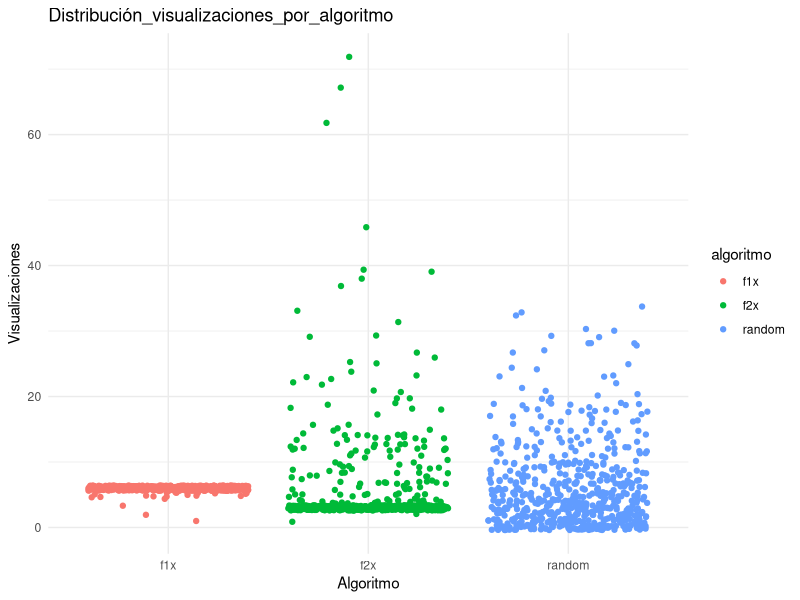
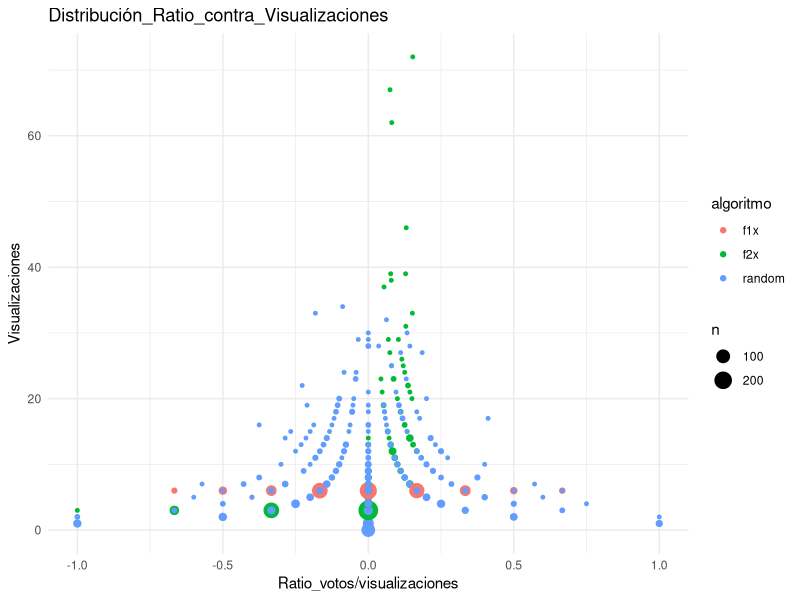

Generate these figures, in order, with R:
## ---- chunk 1
knitr::opts_chunk$set(echo = TRUE)
## ---- chunk 2
mixingfun <- function(dislist, beta, total_votos){
  #La funcion devuelve un tibble con los valores para las 3 dimensiones y la distribucion original de donde proviene cada valor
  
  #dislist: Tiene que ser una lista de 3 elementos nombrada como "n","means" y "cov_mat" con un vector de longitud K, una lista de longitud K con vectores de longitud 3 y una lista de longitud K con matrices 3 x 3. El primer elemento marca la cantidad de sujetos a extraer de cada distribucion, el segundo elemento la media de cada distribucion y el ultimo la matriz de covarianza de cada distribucion.  
  
  library(MASS)
  library(tidyverse)
  
  pmap(
    dislist,
    function(n, means, cov_mat) mvrnorm(n, means, cov_mat) #Genero los muestreos de la distribucion multivariada
  ) %>% 
    lapply(as.data.frame) %>%  #Convierte cada matriz de la lista en dataframe
    bind_rows() %>% #Une la lista de matrices en un solo dataframe
    rename(Dim1 = V1,Dim2 = V2,Dim3 = V3) %>% #Cambia los nombres de las 3 columnas a algo mas representativo
    mutate( #Creo una nueva variable para indicar de que distribucion proviene originalmente cada valor
      Dist = rep( 
        1:length(dislist$n), dislist$n #Pongo un numero para cada distribucion y lo repito segun cuantos datos hay provenientes de esa distribucion
      ),
      Beta = beta,
      Votos_positivos = rbinom(sum(dislist$n), c(1:total_votos), prob = beta)
    ) %>%
    tibble() #Convierto el resultado final en un tibble
  
}

## ---- chunk 3
dist <- mixingfun(list("n" = c(200,300,100), # n de cada distribucion
                       "means" = list(c(2,2,2),c(1,1,1),c(0,0,0)), # lista con vectores de medias para cada dist
                       "cov_mat" = list(diag(1,3,3),diag(1,3,3),diag(1,3,3))), # lista con matrices de covarianza
                  rbeta(600,4,2),#Distribucion beta, n == sum(list$n)
                  2) #Size de distribucion binomial 
## ---- chunk 4
Voting <- function(pool_ideas, par, k, vpos, vneg, k_method = "random"){
  
  #Chequea fila por fila si se encuentra la opinion del participante
  check <- function(x){
    x%in%par
  }
  
  #Si se encuentra la idea del participante, se la elimina del pool de seleccion
  O_pool <- pool_ideas[-which(sapply(pool_ideas, check))[1],] %>%
    as_tibble
  
  #Condicional para chequear si el pool de ideas tiene por lo menos k filas
  if(nrow(O_pool) >= k)
  {
    
    #Condicionales para elegir algoritmos de seleccion
    if(k_method == "A"){
      
      k_opinion <- algoritmo_seleccion_f1x(O_pool, k)
      
    } else if(k_method == "B"){
      
      k_opinion <- algoritmo_seleccion_f2x(O_pool, k)
      
    }
    
    else{
      #Sampleo aleatorio
      k_opinion <- sample_n(O_pool, k, replace = F)
    }
    
    O_pool$visualizaciones[which(O_pool$ID%in%k_opinion$ID)] <- O_pool$visualizaciones[which(O_pool$ID%in%k_opinion$ID)] + 1 #se suma 1 a la dimension "visualizacion" del df a las ideas I presentes 
    # en 
    
    #k vectores con las dimensiones de k_opinion
    k2_noid <- k_opinion[,which(grepl("Dim", colnames(O_pool)))]
    
    #Distancia entre participante y k
    distance_i_j <- function(x){
      abs(par) - abs(x)
    }
    
    #Matriz de k filas con el resultado de la diferencia
    Dij <- apply(k2_noid,1, distance_i_j)
    
    Dij <- bind_rows(Dij)
    
    #Se pasan a valores absolutos todos los numeros
    Dij <- abs(Dij)
    
    #Inversa de la distancia, se elevan todos los valores a la -1
    sumDij_inverse <- sum(Dij**-1)
    
    #Probabilidad de cada vector de valores de ser elegido en base a la sumatoria de todas las distancias
    Probs_vpos <- function(x){
      (x**-1) / sumDij_inverse
    }
    
    Poij_pos<- sapply(Dij, Probs_vpos)
    
    #Condicional para votos positivos, chequea si el participante tiene votos positivos
    if(vpos > 0){
      
      #se samlea vpos con las probabilidades de cada fila/vector
      Voted_pos <- sample_n(k_opinion, vpos, prob = c(Poij_pos), replace = T)
      
      #se suma 1 punto a la idea que se corresponde con el valor minimo
      O_pool$V_pos[which(O_pool$ID%in%Voted_pos$ID)] <- O_pool$V_pos[which(O_pool$ID%in%Voted_pos$ID)] + 1 
      
    }
    
    
    #Sumatoria de todas las distancias
    sumDij <- sum(Dij)
    
    #Probabilidad de voto negativo
    Probs_vneg <- function(x){
      x / sumDij
    }
    
    Poij_neg<- sapply(Dij, Probs_vneg)
    
    #Condicional para votos negativos, chequea si el participante tiene votos negativos
    if(vneg > 0){
      
      #Se samplea vneg de k_opinion con probabilidades de voto negativo para cada vector
      Voted_neg <- sample_n(k_opinion,vneg, prob = c(Poij_neg), replace = T)
      
      #se suma 1 punto a la idea que se corresponde con el valor minimo
      O_pool$V_neg[which(O_pool$ID%in%Voted_neg$ID)] <- O_pool$V_neg[which(O_pool$ID%in%Voted_neg$ID)] + 1 
      
    }
    
    #Ratio Votos/visualizaciones
    O_pool$ratio_votos_vis[which(O_pool$ID%in%k_opinion$ID)] <- (O_pool$V_pos[which(O_pool$ID%in%k_opinion$ID)]-
                                                                   O_pool$V_neg[which(O_pool$ID%in%k_opinion$ID)])/O_pool$visualizaciones[which(O_pool$ID%in%k_opinion$ID)]
    
    return(O_pool)
    
  }
  
  else{
    return(pool_ideas)
  }
  
}
## ---- chunk 5
Opinion_pool <-function(dist, k,
                        k_method = "random"){
  
  #shuffle_dist: espera los resultados de shuffle_dist
  #k: numero de ideas que cada participante va a ver (numero entero)
  #total_votos: numero entero, cantidad de votos disponibles para el participante
  #par_num_iteration: cantidad de participantes por iteracion [FALTA ACLARAR QUE PASA CON ESTE ARGUMENTO]
  #k_method: criterio de seleccion de k, puede ser "random" (default), "A" o "B"
  
  library(tidyverse)
  
  
  
  #nuevo dataframe con las dimensiones de shuffled_dist
  par_pool <- dist[,which(grepl("Dim", colnames(dist)) | grepl("Votos", colnames(dist)))]
  
  #Se obtiene la cantidad total de votos para computar cantidad de votos negativos
  total_votos <- max(dist$Votos_positivos)
  
  #dataframe vacio para incorporar resultados del repeat loop
  O_pool <- tibble(NULL)
  
  repeat{
    
    #se selecciona primera fila 
    par_n <- par_pool[c(1:1),]
    
    #se selecciona solo los valores de la opinion del participante (Dim)
    par_dim_only <- par_n[, which(grepl("Dim", colnames(dist)))]
    
    #se arma un tibble con las dimensiones de par_n
    looping_tbl <- tibble(
      "ID" = sum(nrow(O_pool), 1),
      par_dim_only,
      "visualizaciones"=0, 
      "V_pos"=0,
      "V_neg" = 0,
      "ratio_votos_vis"= 0) 
    
    #incorpora la fila armada a O_pool
    O_pool <- bind_rows(O_pool,looping_tbl)
    
    #Se restan los votos positivos del total de votos para obtener la cantidad de votos negativos
    Votos_negativos <- abs(par_n$Votos_positivos - total_votos)
    
    #se guardan los resultados de la funcion Voting
    Voting_loop <- Voting(O_pool, par_dim_only, k, par_n$Votos_positivos, Votos_negativos, k_method)
    
    #se sobrescribe O_pool con los resultados de la votacion
    #se actualizan visualizaciones, votos positivos y negativos y el grado de conseso
    O_pool <- Voting_loop
    
    
    #se elimina la primera fila del pool de participantes
    par_pool <- par_pool[-c(1:1),]
    
    #el loop se rompe cuando no quedan mas filas en el pool de participantes
    if(nrow(par_pool) == 0)
      break
  }
  
  return(O_pool)
}
## ---- chunk 6
algoritmo_seleccion_f1x <- function(O_pool, k){
  
  #Se reordena aleatoriamente el dataframe
  #Se hace para evitar que, en caso de empate de visualizaciones,
  #todos los valores minimos tengan iguales probabilidades de ser seleccionados
  #al subsetear las últimas k filas del dataset
  O_pool <- sample_n(O_pool, nrow(O_pool))
  
  #Se obtienen k valores de los ultimos puestos del dataframe
  k_opinion<- O_pool[order(O_pool$visualizaciones, decreasing = T),] %>%
    slice_tail(n = k)
  
  return(k_opinion)
  
}
## ---- chunk 7
algoritmo_seleccion_f2x<- function(O_pool, k){
  
  #Se reordena aleatoriamente el dataframe
  #Se hace para evitar que, en caso de empate de visualizaciones,
  #todos los valores minimos tengan iguales probabilidades de ser seleccionados
  #al subsetear las últimas k filas del dataset
  O_pool <- sample_n(O_pool, nrow(O_pool))
  
  #Se subsetean las últimas k/2 filas del dataset ordenado de forma decreciente segun visualizaciones
  k_opinion_low<- O_pool[order(O_pool$visualizaciones, decreasing = T),] %>%
    slice_tail(n = k/2)
  
  #Se subsetean las primeras k/2 filas del dataset ordenado de forma decreciente segun ratio votos-visualizaciones
  k_opinion_high <- O_pool[order(O_pool$ratio_votos_vis, decreasing = T),] %>%
    slice_head(n = k/2)
  
  #Se combinan las filas de ambos subsets para formar k opinones que seran presentadas al participante
  k_opinion <- bind_rows(k_opinion_low, k_opinion_high)
  
  return(k_opinion)
  
}
## ---- chunk 8
O_random <- Opinion_pool(dist, 6)
O_A <- Opinion_pool(dist, 6, k_method = "A")
O_B <- Opinion_pool(dist, 6, k_method = "B")

## ---- chunk 9
super_df <- bind_rows(O_A, O_B, O_random)

super_df<-super_df %>%
  mutate(
    algoritmo = rep(c("f1x", "f2x", "random"), c(600,600,600))
  )

#distribucion de visualizaciones
library(ggplot2)
ggplot(super_df, aes (algoritmo,visualizaciones,col=algoritmo)) +
  geom_jitter() + 
  labs(x="Algoritmo",y="Visualizaciones",title="Distribución_visualizaciones_por_algoritmo") +
  theme_minimal()
## ---- chunk 10
ggplot(super_df,aes(ratio_votos_vis,visualizaciones,col=algoritmo)) + 
  geom_count() + 
  labs(x="Ratio_votos/visualizaciones",y="Visualizaciones", title="Distribución_Ratio_contra_Visualizaciones") +
  theme_minimal()
